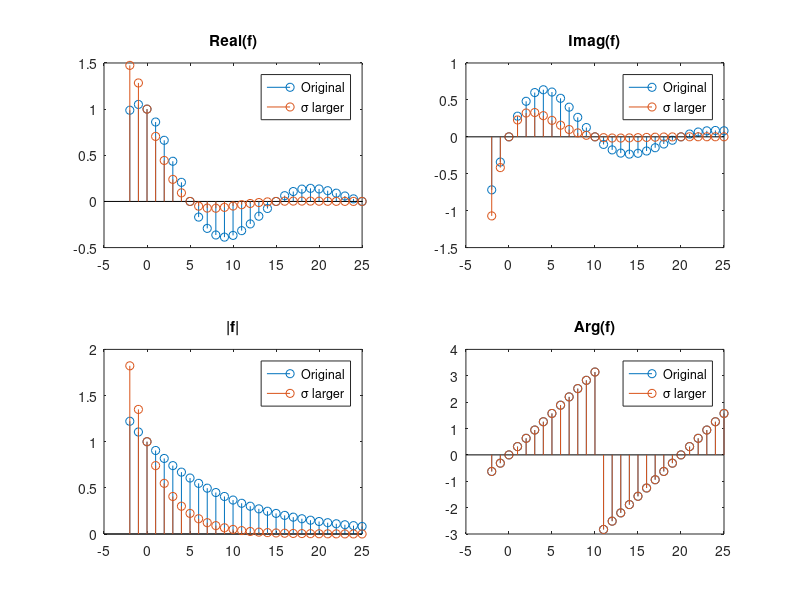

MATLAB code to generate this figure:
clear all
% Plotting complex exponentials
A = 1;
phi = 0;%pi/3
omega = pi/10;
sigma = -.1;
n = (-2:25)';


f = A*exp(sqrt(-1)*phi).*exp((sqrt(-1)*omega+sigma).*n);
f1 = (A+1)*exp(sqrt(-1)*phi).*exp((sqrt(-1)*omega+sigma).*n);
f2 = A*exp(sqrt(-1)*(phi+pi/6)).*exp((sqrt(-1)*omega+sigma).*n);
f3 = A*exp(sqrt(-1)*phi).*exp((sqrt(-1)*(2*omega)).*n);
f4 = A*exp(sqrt(-1)*phi).*exp((sqrt(-1)*omega+(sigma-.2)).*n);

figure(1);clf
subplot(221);stem(n,[real(f) real(f1)]);title('Real(f)')
legend('Original','A larger');
subplot(222);stem(n,[imag(f) imag(f1)]);title('Imag(f)')
legend('Original','A larger');
subplot(223);stem(n,[abs(f) abs(f1)]);title('|f|')
legend('Original','A larger');
subplot(224);stem(n,[angle(f) angle(f1)]);title('Arg(f)')
legend('Original','A larger');


figure(1);clf
subplot(221);stem(n,[real(f) real(f2)]);title('Real(f)')
legend('Original','\phi larger');
subplot(222);stem(n,[imag(f) imag(f2)]);title('Imag(f)')
legend('Original','\phi larger');
subplot(223);stem(n,[abs(f) abs(f2)]);title('|f|')
legend('Original','\phi larger');
subplot(224);stem(n,[angle(f) angle(f2)]);title('Arg(f)')
legend('Original','\phi larger');

figure(1);clf
subplot(221);stem(n,[real(f) real(f3)]);title('Real(f)')
legend('Original','\omega larger');
subplot(222);stem(n,[imag(f) imag(f3)]);title('Imag(f)')
legend('Original','\omega larger');
subplot(223);stem(n,[abs(f) abs(f3)]);title('|f|')
legend('Original','\omega larger');
subplot(224);stem(n,[angle(f) angle(f3)]);title('Arg(f)')
legend('Original','\omega larger');

figure(1);clf
subplot(221);stem(n,[real(f) real(f4)]);title('Real(f)')
legend('Original','\sigma larger');
subplot(222);stem(n,[imag(f) imag(f4)]);title('Imag(f)')
legend('Original','\sigma larger');
subplot(223);stem(n,[abs(f) abs(f4)]);title('|f|')
legend('Original','\sigma larger');
subplot(224);stem(n,[angle(f) angle(f4)]);title('Arg(f)')
legend('Original','\sigma larger');
